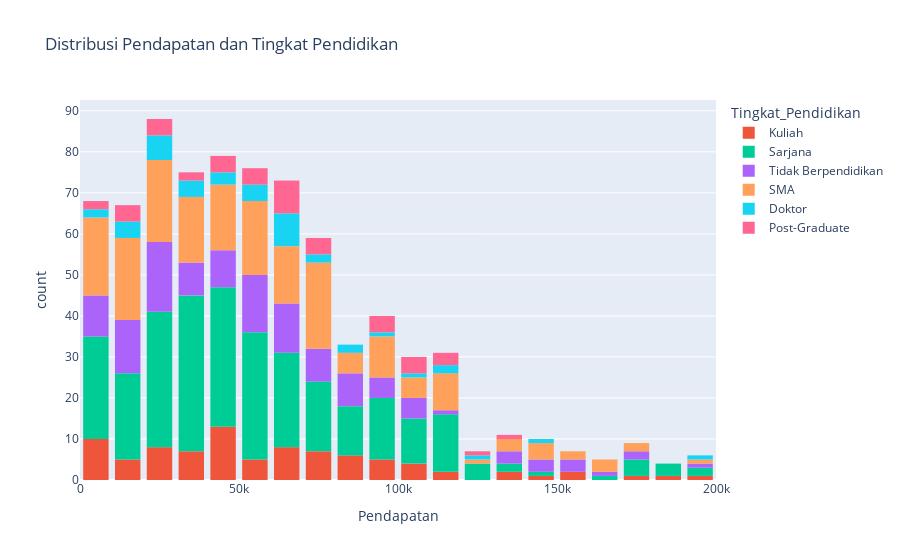

The cell this chart's notebook holds for it:
### Markdown cell above
Distribusi Pendapatan dan Tingkat Pendidikan

### Code cell
fig = px.histogram(df, x="Pendapatan", title = "Distribusi Pendapatan dan Tingkat Pendidikan",color="Tingkat_Pendidikan")
fig.update_layout(bargap=0.2)
fig.show()

### Figure 1 — Plotly figure (JSON) as saved in the notebook; plotly's stock layout.template omitted (floating-point values rounded to 4 significant figures; data arrays with more than 128 entries replaced by an {"elided": "..."} marker saying what was removed)
{"data": [{"alignmentgroup": "True", "bingroup": "x", "hovertemplate": "Tingkat_Pendidikan=Kuliah<br>Pendapatan=%{x}<br>count=%{y}<extra></extra>", "legendgroup": "Kuliah", "marker": {"color": "#EF553B", "pattern": {"shape": ""}}, "name": "Kuliah", "offsetgroup": "Kuliah", "orientation": "v", "showlegend": true, "type": "histogram", "x": [9982, 64988, 117549, 16963, null, 57861, 35795, 99283, 9910, null, 70462, 79120, 186734, 22430, 48681, 190463, 725, 66371, null, 15584, 3082, null, 68368, 76959, 31693, 131997, 19781, 62814, null, 58322, 33757, 25724, null, 44757, 78367, 59369, 137175, null, 97419, 65388, 3952, 65968, 68713, 74519, 18633, null, 85304, 26132, 20136, null, 87302, 42019, 158172, 58320, 78684, 47106, 49122, null, 44258, 32666, 153960, null, 3202, 26645, 5824, 1727, 49676, 48372, 94371, 43589, 80489, 143707, null, 103169, 20246, 37089, 83271, 104833, 173676, 84982, 49577, 8464, 1344, 79750, 67811, 114872, 108793, 107005, 49657, 18312, 95551, 94380, 41188, null, 84052, 35072, 22669, null, 23835, 30641, 51357, 41845], "xaxis": "x", "yaxis": "y"}, {"alignmentgroup": "True", "bingroup": "x", "hovertemplate": "Tingkat_Pendidikan=Sarjana<br>Pendapatan=%{x}<br>count=%{y}<extra></extra>", "legendgroup": "Sarjana", "marker": {"color": "#00cc96", "pattern": {"shape": ""}}, "name": "Sarjana", "offsetgroup": "Sarjana", "orientation": "v", "showlegend": true, "type": "histogram", "x": {"elided": "329 int values"}, "xaxis": "x", "yaxis": "y"}, {"alignmentgroup": "True", "bingroup": "x", "hovertemplate": "Tingkat_Pendidikan=Tidak Berpendidikan<br>Pendapatan=%{x}<br>count=%{y}<extra></extra>", "legendgroup": "Tidak Berpendidikan", "marker": {"color": "#ab63fa", "pattern": {"shape": ""}}, "name": "Tidak Berpendidikan", "offsetgroup": "Tidak Berpendidikan", "orientation": "v", "showlegend": true, "type": "histogram", "x": {"elided": "143 int values"}, "xaxis": "x", "yaxis": "y"}, {"alignmentgroup": "True", "bingroup": "x", "hovertemplate": "Tingkat_Pendidikan=SMA<br>Pendapatan=%{x}<br>count=%{y}<extra></extra>", "legendgroup": "SMA", "marker": {"color": "#FFA15A", "pattern": {"shape": ""}}, "name": "SMA", "offsetgroup": "SMA", "orientation": "v", "showlegend": true, "type": "histogram", "x": {"elided": "210 int values"}, "xaxis": "x", "yaxis": "y"}, {"alignmentgroup": "True", "bingroup": "x", "hovertemplate": "Tingkat_Pendidikan=Doktor<br>Pendapatan=%{x}<br>count=%{y}<extra></extra>", "legendgroup": "Doktor", "marker": {"color": "#19d3f3", "pattern": {"shape": ""}}, "name": "Doktor", "offsetgroup": "Doktor", "orientation": "v", "showlegend": true, "type": "histogram", "x": [39302, 39946, 143575, 59027, 22984, 19827, 88576, 1991, 72326, 22027, 61803, null, 23854, null, 64494, 12613, 117826, 2549, 128860, 60404, 103618, 63137, 66512, 36966, 35493, 19076, null, 43165, 25177, 25024, 42624, 51144, 58145, 49059, 12882, 119446, 96518, 21688, 81294, 59754, 66804, 73130, 192554, 67346, 67835, null], "xaxis": "x", "yaxis": "y"}, {"alignmentgroup": "True", "bingroup": "x", "hovertemplate": "Tingkat_Pendidikan=Post-Graduate<br>Pendapatan=%{x}<br>count=%{y}<extra></extra>", "legendgroup": "Post-Graduate", "marker": {"color": "#FF6692", "pattern": {"shape": ""}}, "name": "Post-Graduate", "offsetgroup": "Post-Graduate", "orientation": "v", "showlegend": true, "type": "histogram", "x": [23664, 44281, 98014, null, 22839, 121831, 18089, 68253, 40748, 39746, 63548, 105106, 61247, null, 10740, null, null, 99664, 22598, 130751, 12234, 103534, 78848, 53223, 46085, 112999, 115236, 55681, 67725, 69126, 20359, 90505, null, 50500, 74925, 96897, null, 71327, 101831, 159, 103418, 65237, 30577, 49465, 54236, null, 74812, 116276, 67290, null, 18063, 7645, 63212], "xaxis": "x", "yaxis": "y"}], "layout": {"bargap": 0.2, "barmode": "relative", "legend": {"title": {"text": "Tingkat_Pendidikan"}, "tracegroupgap": 0}, "title": {"text": "Distribusi Pendapatan dan Tingkat Pendidikan"}, "xaxis": {"anchor": "y", "domain": [0, 1], "title": {"text": "Pendapatan"}}, "yaxis": {"anchor": "x", "domain": [0, 1], "title": {"text": "count"}}}}
